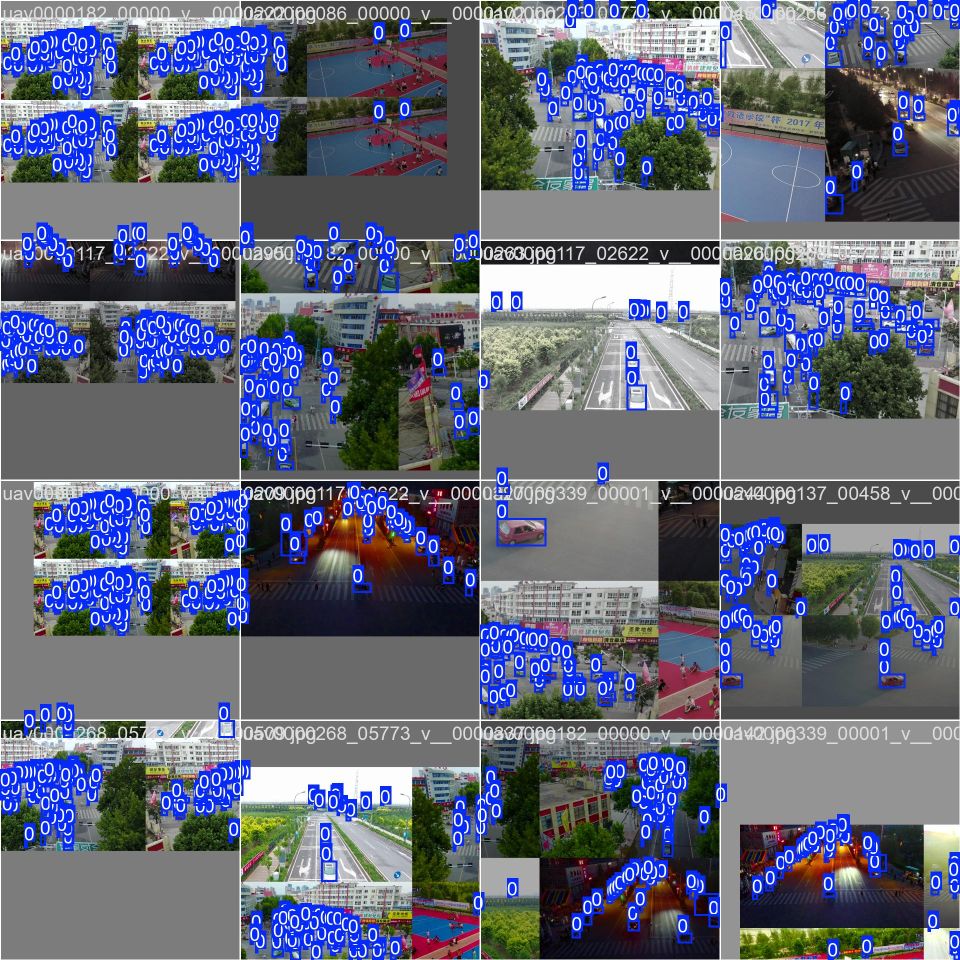
#> input picture train_batch0.jpg, 1920 x 1920 px (shown at 1/2 size); its folder holds only this picture in this run
$ python -i cmc.py   (imports and definitions only)
#> lines starting #> are read from the running program, lines starting #| are printed output that depends on the picture
#> further down, picture is the input picture: shape (1920, 1920, 3); mean B, G, R 125.3, 103.8, 98.4
"""
Camera Motion Compensation (CMC) -- the core adaptation for a *moving* drone.

Plain ByteTrack/SORT assumes a roughly static camera: the Kalman filter
predicts where a target will be next frame using only the target's own
velocity. On a drone the whole scene shifts because the *camera* moves
(pan / roll / altitude change). The predicted box then lands in the wrong
place, IoU with the real detection collapses, the track is dropped, and a
brand-new ID is created -> an "ID switch".

CMC fixes this by estimating the frame-to-frame *global* motion (a 2x3
affine: rotation + scale + translation) and warping every track's predicted
state into the new frame's coordinate system *before* association.

Pipeline per frame:
  1. Convert to greyscale, optionally downscale (speed).
  2. Detect sparse corners (goodFeaturesToTrack) on the previous frame.
  3. Track them into the current frame (pyramidal Lucas-Kanade optical flow).
  4. Robustly fit an affine transform with RANSAC (rejects moving vehicles /
     pedestrians as outliers, keeping only the static background motion).

This is the same idea ("GMC") used inside BoT-SORT; implemented here from
OpenCV primitives so it stays dependency-light and runs fine on CPU/Jetson.
"""

import cv2
import numpy as np


class CameraMotionCompensation:
    def __init__(self, downscale=2, max_corners=1000, quality=0.01, min_distance=1):
        self.downscale = max(1, int(downscale))
        self.feature_params = dict(
            maxCorners=max_corners,
            qualityLevel=quality,
            minDistance=min_distance,
            blockSize=3,
        )
        self.prev_gray = None

    def _preprocess(self, frame):
        gray = cv2.cvtColor(frame, cv2.COLOR_BGR2GRAY)
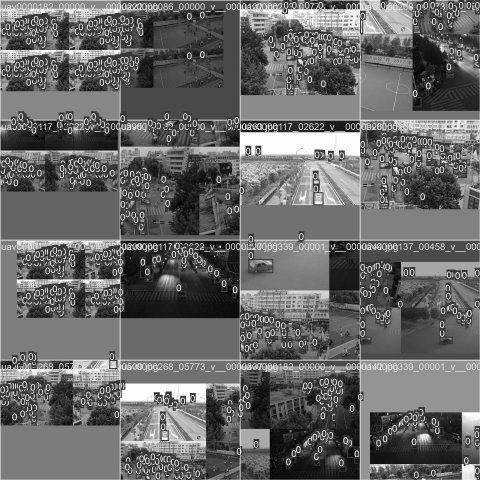
#> gray: shape (1920, 1920) (shown at 1/4 size); min 0, max 255, mean 104.6
        if self.downscale > 1:
            h, w = gray.shape
            gray = cv2.resize(gray, (w // self.downscale, h // self.downscale))
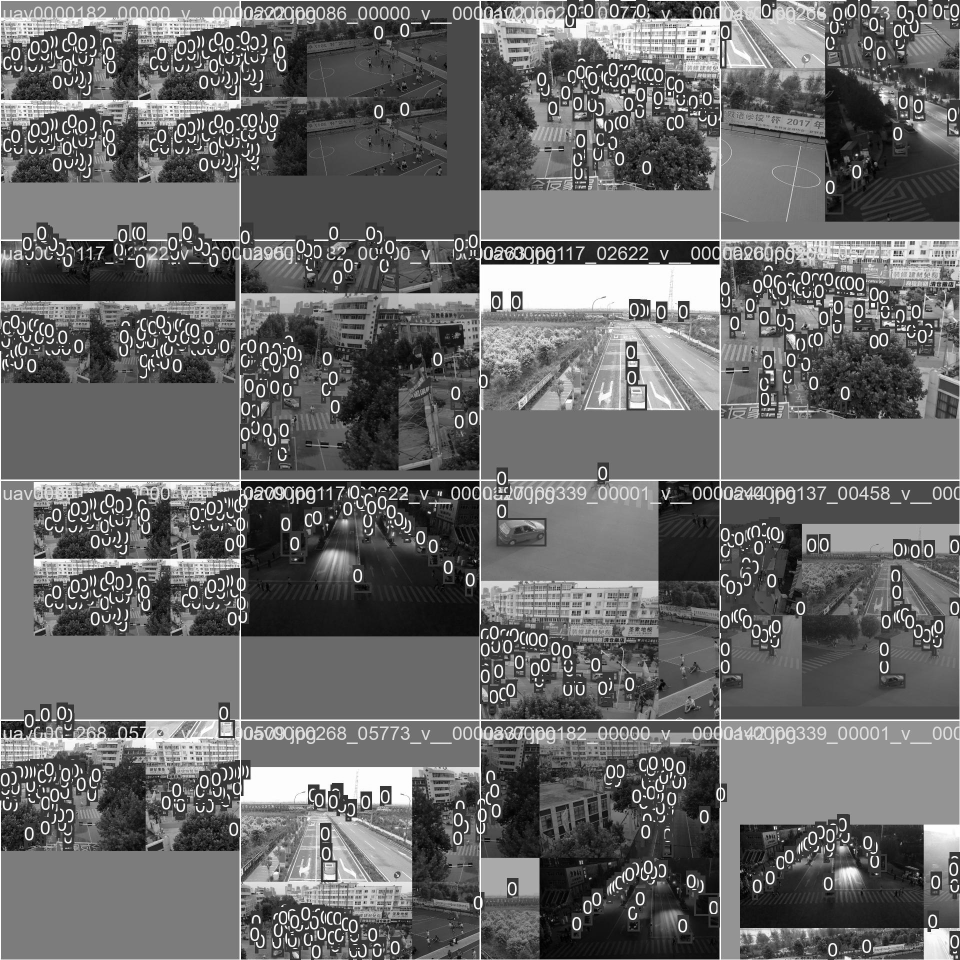
#> gray: shape (960, 960); min 1, max 255, mean 104.8
        return gray

    def apply(self, frame):
        """Return a 2x3 affine matrix mapping previous-frame -> current-frame.

        On the first call (no history) it returns identity.
        """
        H = np.eye(2, 3, dtype=np.float32)
        gray = self._preprocess(frame)

        if self.prev_gray is None:
            self.prev_gray = gray
            return H

        prev_pts = cv2.goodFeaturesToTrack(self.prev_gray, mask=None, **self.feature_params)
        if prev_pts is None or len(prev_pts) < 8:
            self.prev_gray = gray
            return H

        # Track corners forward with optical flow.
        curr_pts, status, _ = cv2.calcOpticalFlowPyrLK(
            self.prev_gray, gray, prev_pts, None
        )
        if curr_pts is None:
            self.prev_gray = gray
            return H

        status = status.reshape(-1).astype(bool)
        good_prev = prev_pts.reshape(-1, 2)[status]
        good_curr = curr_pts.reshape(-1, 2)[status]

        if len(good_prev) >= 8:
            M, _ = cv2.estimateAffinePartial2D(
                good_prev, good_curr, method=cv2.RANSAC,
                ransacReprojThreshold=3,
            )
            if M is not None:
                H = M.astype(np.float32)
                # Translation was estimated on the downscaled image; rescale it
                # back to full resolution. Rotation/scale are scale-invariant.
                if self.downscale > 1:
                    H[0, 2] *= self.downscale
                    H[1, 2] *= self.downscale

        self.prev_gray = gray
        return H

>>> import cv2
>>> picture = cv2.imread('../train_batch0.jpg')
>>> result = CameraMotionCompensation().apply(picture)
#> result = [[1, 0, 0], [0, 1, 0]]

$ run again, on train_batch1.jpg
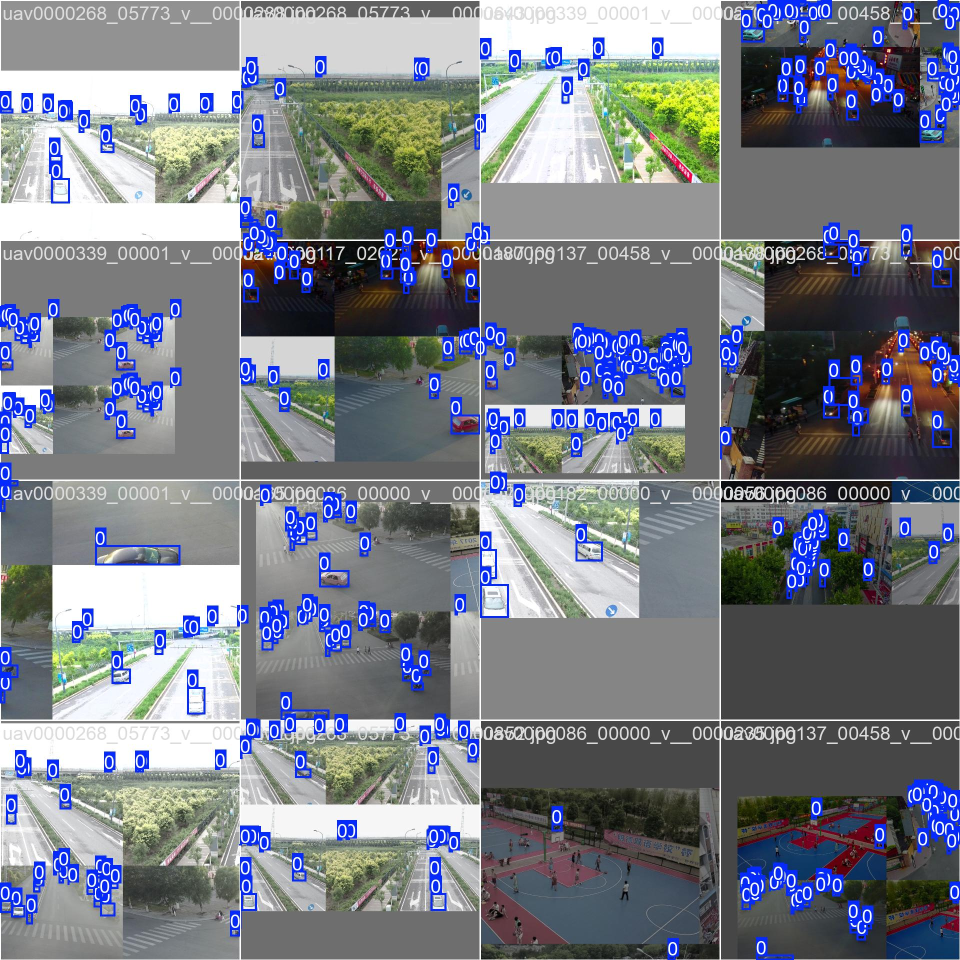
#> input picture train_batch1.jpg, 1920 x 1920 px (shown at 1/2 size)
#> picture is the input picture: shape (1920, 1920, 3); mean B, G, R 135.3, 125.3, 120.6
#> in _preprocess, `gray = cv2.cvtColor(frame, cv2.COLOR_BGR2GRAY)`:
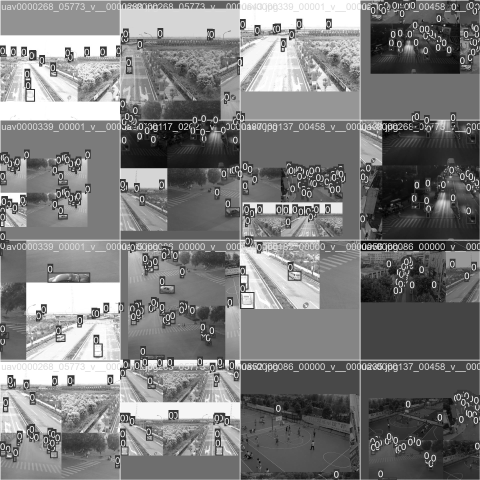
#> gray: shape (1920, 1920) (shown at 1/4 size); min 0, max 255, mean 125
#> in _preprocess, `gray = cv2.resize(gray, (w // self.downscale, h // self.downscale))`:
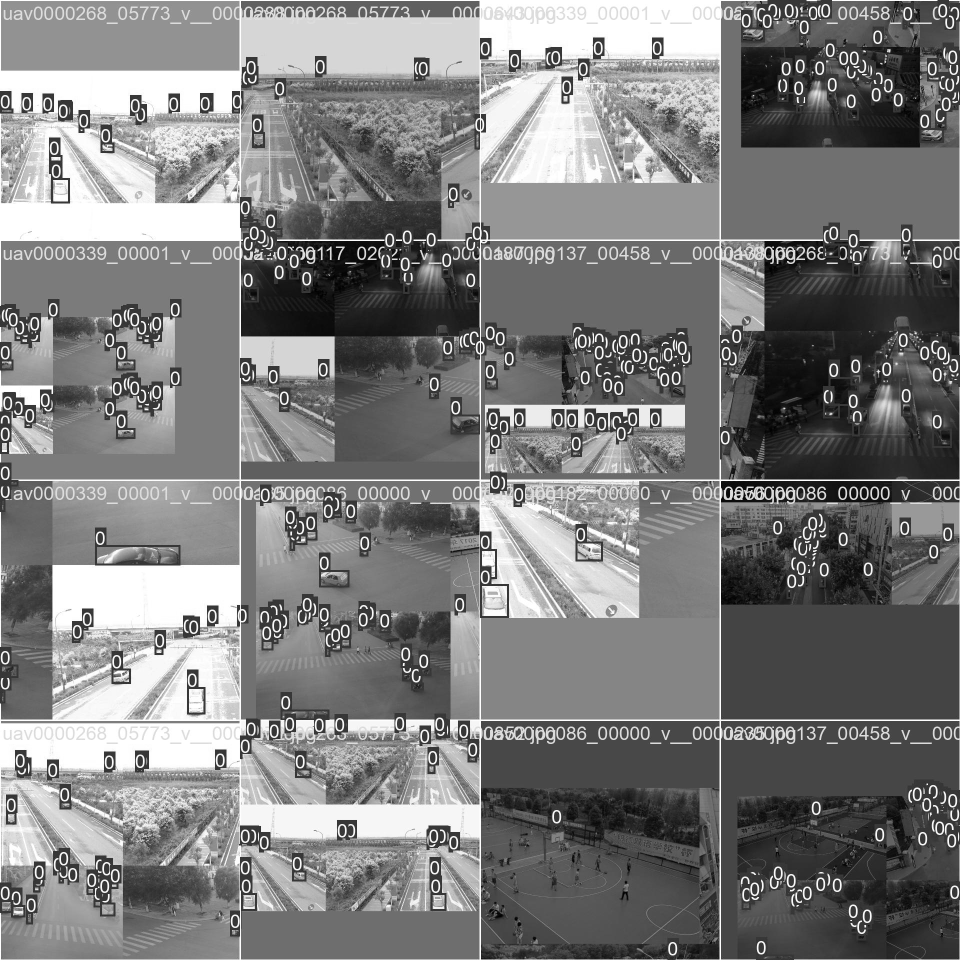
#> gray: shape (960, 960); min 0, max 255, mean 125.1
#> result = [[1, 0, 0], [0, 1, 0]]

$ run again, on train_batch1780.jpg
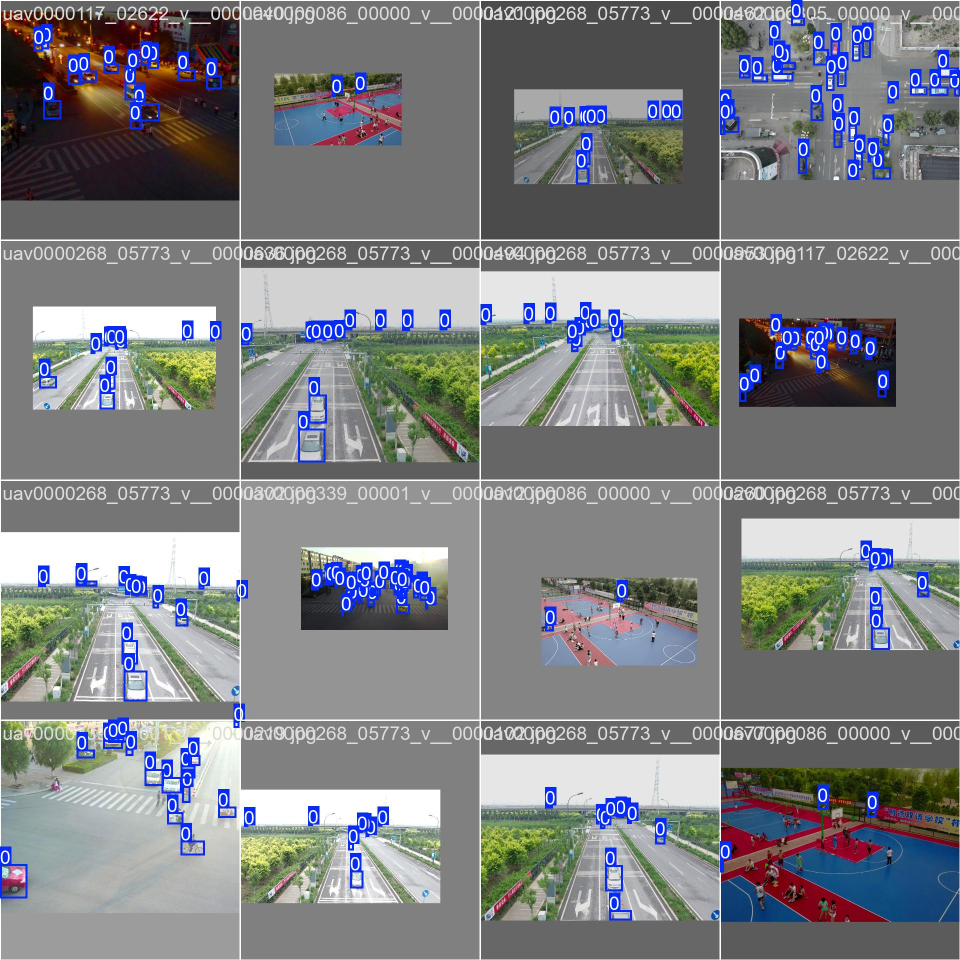
#> input picture train_batch1780.jpg, 1920 x 1920 px (shown at 1/2 size)
#> picture is the input picture: shape (1920, 1920, 3); mean B, G, R 131.6, 128.2, 126
#> in _preprocess, `gray = cv2.cvtColor(frame, cv2.COLOR_BGR2GRAY)`:
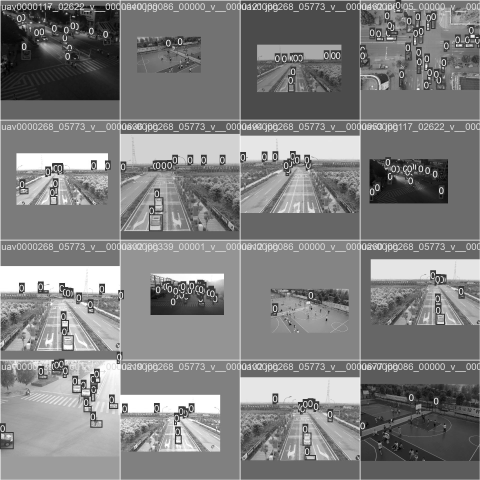
#> gray: shape (1920, 1920) (shown at 1/4 size); min 0, max 255, mean 127.9
#> in _preprocess, `gray = cv2.resize(gray, (w // self.downscale, h // self.downscale))`:
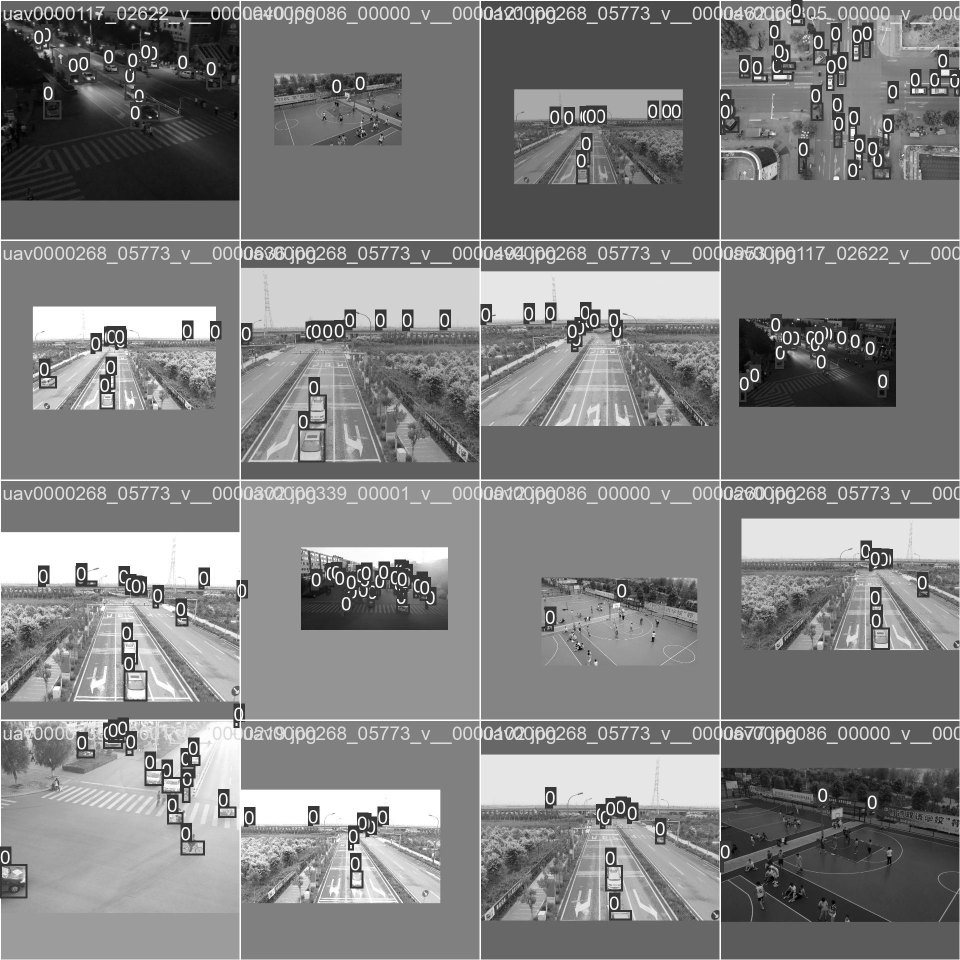
#> gray: shape (960, 960); min 1, max 255, mean 128
#> result = [[1, 0, 0], [0, 1, 0]]
